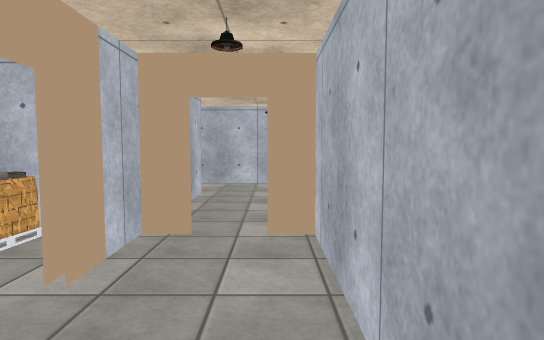
[1] (above)

16 first-person views from a walk through a 3-D level made in the Unity game engine. The camera is 1.3 m above the floor, tilts 4° down and sees 75° across. The floor is counted in squares, 1 m on a side. Each view is taken from the middle of a square. On the plan, view 1 faces up. The plan holds only what a view shows up to about 15 squares ahead; the rest is blank. The player is left out. Some surface patterns are stand-ins.

[2]
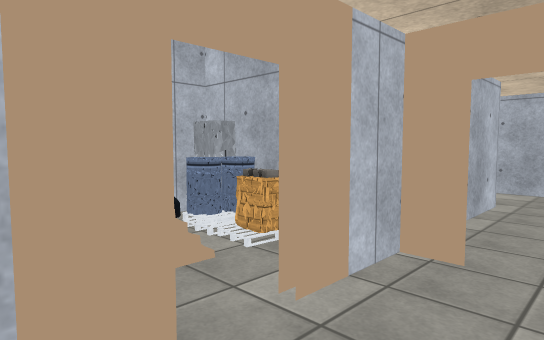

[3]
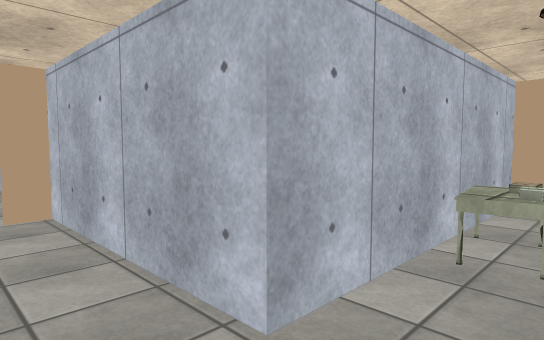

[4]
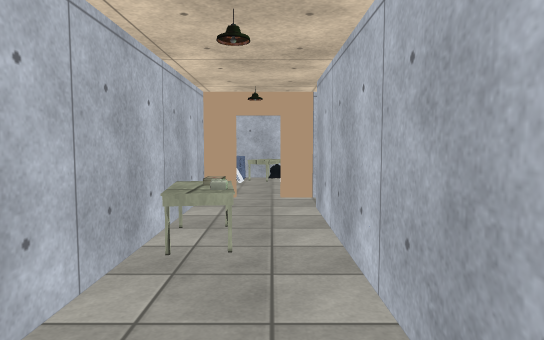

[5]
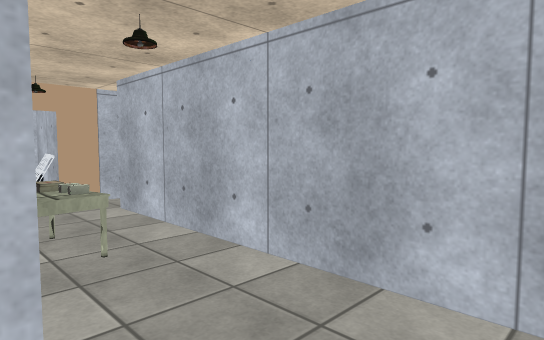

[6]
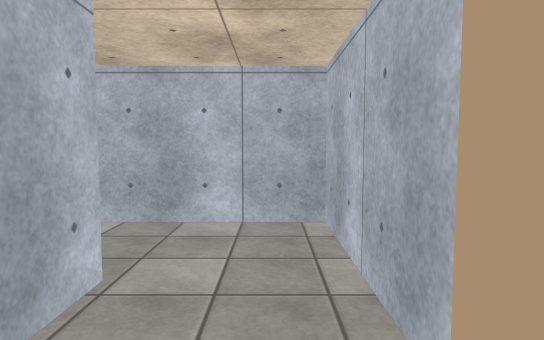

[7]
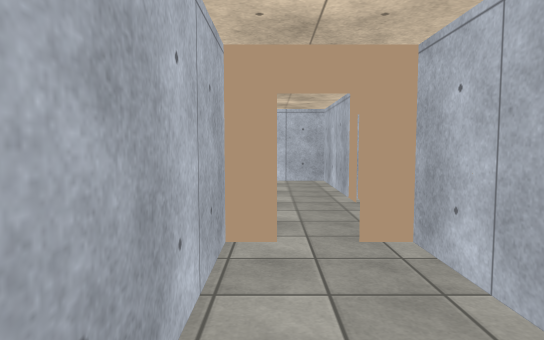

[8]
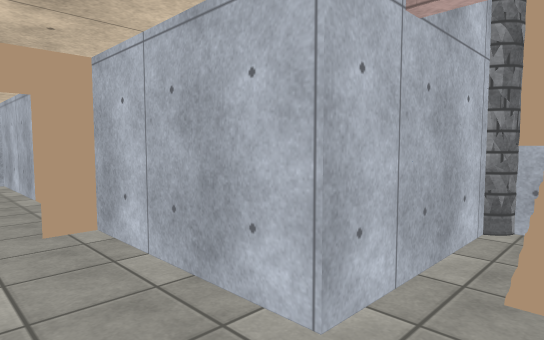

[9]
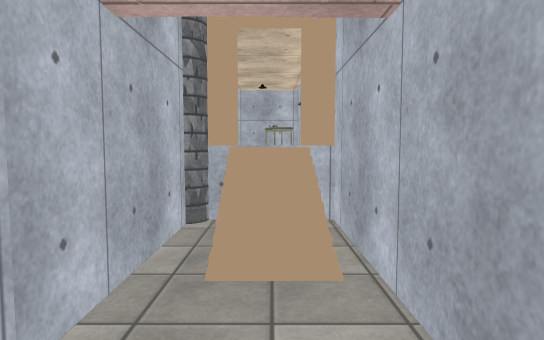

[10]
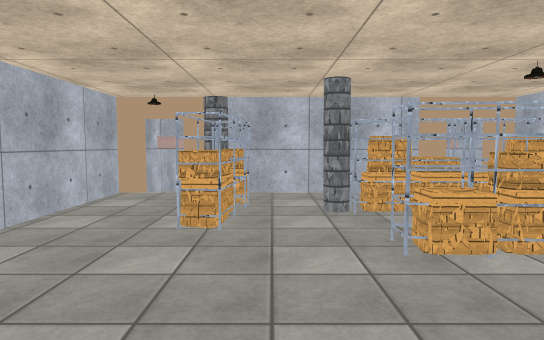

[11]
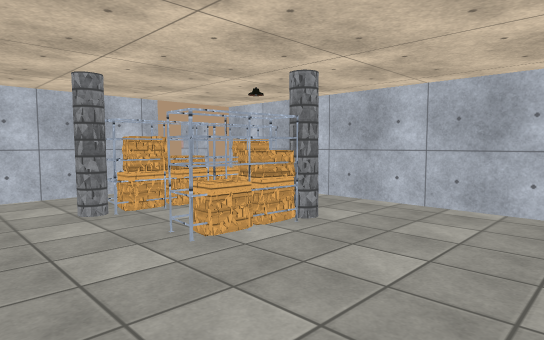

[12]
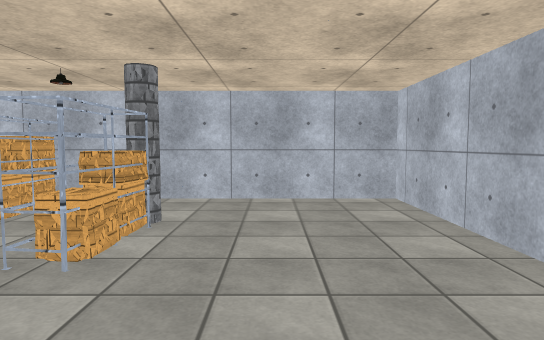

[13]
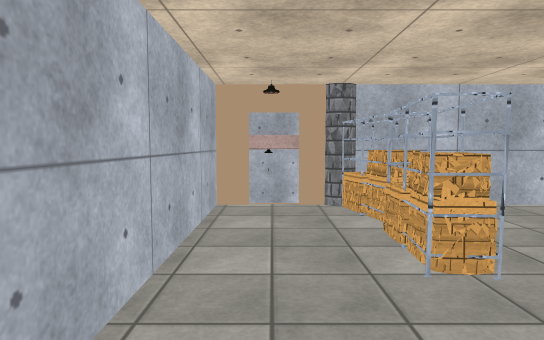

[14]
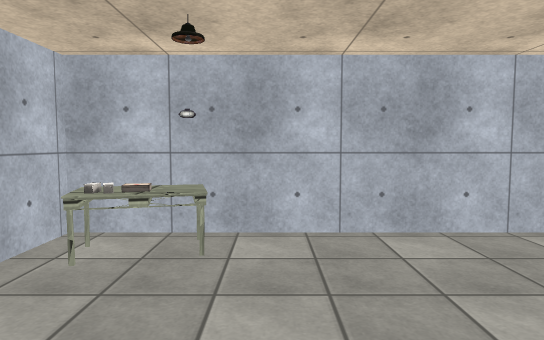

[15]
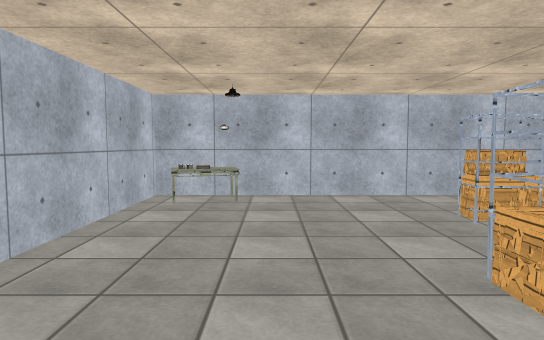

[16]
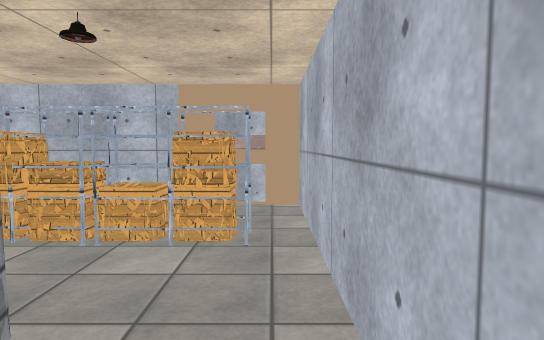

### Floor plan
Key: @ floor where view 1 was taken; # wall or solid block; x gap in a wall; . main floor; - floor 1 m lower than the main floor; _ floor 1.25 m lower than the main floor; / step, stairs or slope; v drop or lower ground; C crate; A cabinet; B barrel; M medkit; P pillar; S shelf; E ammo; O other object.
Columns run from 17 left of view 1 to 8 right of it. Each row starts with its distance up from view 1.
 12 ###################
 11 #E ........///____
 10 #O.........##_____#
  9 #.....CCCCCP ###__#
  8 #..........#   #__#
  7 #.......P..#   #__#
  6 #....CC.C..#   #__#
  5 #....CC.C..#ACO#_O#
  4 #....P..C..#BOO#__#
  3 #.......C..v -_x__#
  2 #.......S..#   #__#
  1 ############   #__#
  0                #_@########
 -1                #____OOO__#
 -2                #_____M___x
 -3                #########_#
 -4                          #

Where each view was taken, in squares from view 1:
view 1: 0 up, 0 right, facing up
view 2: 1 up, 0 right, facing up-left
view 3: 2 down, 1 left, facing up-right
view 4: 2 down, 1 left, facing right
view 5: 0 up, 1 left, facing down-right
view 6: 3 up, 1 left, facing down
view 7: 10 up, 0 right, facing down
view 8: 11 up, 0 right, facing down-left
view 9: 11 up, 0 right, facing left
view 10: 8 up, 16 left, facing right
view 11: 9 up, 16 left, facing down-right
view 12: 10 up, 14 left, facing down
view 13: 11 up, 14 left, facing right
view 14: 7 up, 14 left, facing up
view 15: 3 up, 14 left, facing up
view 16: 2 up, 14 left, facing right
